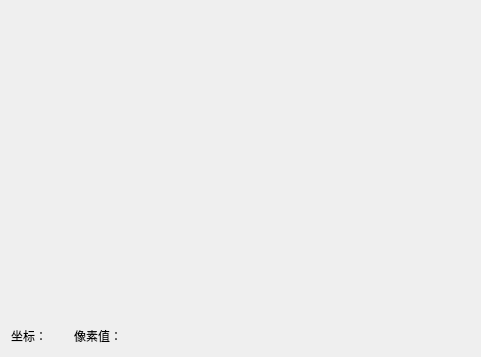
<?xml version="1.0" encoding="UTF-8"?>
<ui version="4.0">
 <class>Widget</class>
 <widget class="QWidget" name="Widget">
  <property name="geometry">
   <rect>
    <x>0</x>
    <y>0</y>
    <width>481</width>
    <height>357</height>
   </rect>
  </property>
  <property name="windowTitle">
   <string>Widget</string>
  </property>
  <layout class="QVBoxLayout" name="verticalLayout">
   <item>
    <widget class="QLabel" name="lbl_pic">
     <property name="sizePolicy">
      <sizepolicy hsizetype="Preferred" vsizetype="Expanding">
       <horstretch>0</horstretch>
       <verstretch>0</verstretch>
      </sizepolicy>
     </property>
     <property name="text">
      <string/>
     </property>
    </widget>
   </item>
   <item>
    <layout class="QHBoxLayout" name="horizontalLayout">
     <property name="spacing">
      <number>10</number>
     </property>
     <item>
      <widget class="QLabel" name="label_2">
       <property name="text">
        <string>坐标：</string>
       </property>
      </widget>
     </item>
     <item>
      <widget class="QLabel" name="lbl_pos">
       <property name="text">
        <string/>
       </property>
      </widget>
     </item>
     <item>
      <widget class="QLabel" name="label_3">
       <property name="text">
        <string>像素值：</string>
       </property>
      </widget>
     </item>
     <item>
      <widget class="QLabel" name="lbl_pix">
       <property name="text">
        <string/>
       </property>
      </widget>
     </item>
     <item>
      <spacer name="horizontalSpacer">
       <property name="orientation">
        <enum>Qt::Horizontal</enum>
       </property>
       <property name="sizeHint" stdset="0">
        <size>
         <width>40</width>
         <height>20</height>
        </size>
       </property>
      </spacer>
     </item>
    </layout>
   </item>
  </layout>
 </widget>
 <resources/>
 <connections/>
</ui>
